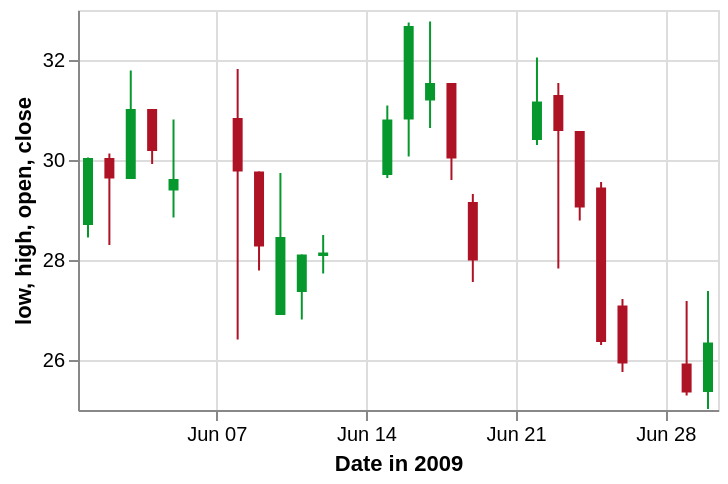

Here is the Vega-Lite specification saved for this chart:
### Vega specification from a JSON file in a GitHub repository (floating-point values rounded to 4 significant figures)
{"$schema": "https://vega.github.io/schema/vega/v5.json", "description": "A candlestick chart inspired by an example in Protovis (http://mbostock.github.io/protovis/ex/candlestick.html)", "autosize": "pad", "padding": 5, "width": 320, "height": 200, "style": "cell", "data": [{"name": "source_0", "values": [{"date": "2009-06-01", "open": 28.7, "high": 30.05, "low": 28.45, "close": 30.04, "signal": "short", "ret": -4.894}, {"date": "2009-06-02", "open": 30.04, "high": 30.13, "low": 28.3, "close": 29.63, "signal": "short", "ret": -0.3226}, {"date": "2009-06-03", "open": 29.62, "high": 31.79, "low": 29.62, "close": 31.02, "signal": "short", "ret": 3.687}, {"date": "2009-06-04", "open": 31.02, "high": 31.02, "low": 29.92, "close": 30.18, "signal": "short", "ret": 4.51}, {"date": "2009-06-05", "open": 29.39, "high": 30.81, "low": 28.85, "close": 29.62, "signal": "short", "ret": 6.084}, {"date": "2009-06-08", "open": 30.84, "high": 31.82, "low": 26.41, "close": 29.77, "signal": "short", "ret": 1.254}, {"date": "2009-06-09", "open": 29.77, "high": 29.77, "low": 27.79, "close": 28.27, "signal": "short", "ret": -5.024}, {"date": "2009-06-10", "open": 26.9, "high": 29.74, "low": 26.9, "close": 28.46, "signal": "short", "ret": -5.466}, {"date": "2009-06-11", "open": 27.36, "high": 28.11, "low": 26.81, "close": 28.11, "signal": "short", "ret": -8.374}, {"date": "2009-06-12", "open": 28.08, "high": 28.5, "low": 27.73, "close": 28.15, "signal": "short", "ret": -5.528}, {"date": "2009-06-15", "open": 29.7, "high": 31.09, "low": 29.64, "close": 30.81, "signal": "long", "ret": 3.492}, {"date": "2009-06-16", "open": 30.81, "high": 32.75, "low": 30.07, "close": 32.68, "signal": "short", "ret": 0.155}, {"date": "2009-06-17", "open": 31.19, "high": 32.77, "low": 30.64, "close": 31.54, "signal": "short", "ret": 5.828}, {"date": "2009-06-18", "open": 31.54, "high": 31.54, "low": 29.6, "close": 30.03, "signal": "short", "ret": 8.176}, {"date": "2009-06-19", "open": 29.16, "high": 29.32, "low": 27.56, "close": 27.99, "signal": "short", "ret": 8.599}, {"date": "2009-06-22", "open": 30.4, "high": 32.05, "low": 30.3, "close": 31.17, "signal": "short", "ret": 15.49}, {"date": "2009-06-23", "open": 31.3, "high": 31.54, "low": 27.83, "close": 30.58, "signal": "short", "ret": 11.74}, {"date": "2009-06-24", "open": 30.58, "high": 30.58, "low": 28.79, "close": 29.05, "signal": "long", "ret": -10.42}, {"date": "2009-06-25", "open": 29.45, "high": 29.56, "low": 26.3, "close": 26.36, "signal": "long", "ret": 0}, {"date": "2009-06-26", "open": 27.09, "high": 27.22, "low": 25.76, "close": 25.93, "signal": "long", "ret": 0}, {"date": "2009-06-29", "open": 25.93, "high": 27.18, "low": 25.29, "close": 25.35, "signal": "long", "ret": 5.263}, {"date": "2009-06-30", "open": 25.36, "high": 27.38, "low": 25.02, "close": 26.35, "signal": "long", "ret": 6.738}]}, {"name": "data_0", "source": "source_0", "transform": [{"type": "formula", "expr": "timeParse(datum[\"date\"],'%Y-%m-%d')", "as": "date"}]}, {"name": "data_1", "source": "data_0", "transform": [{"type": "filter", "expr": "datum[\"date\"] !== null && !isNaN(datum[\"date\"]) && datum[\"low\"] !== null && !isNaN(datum[\"low\"])"}]}, {"name": "data_2", "source": "data_0", "transform": [{"type": "filter", "expr": "datum[\"date\"] !== null && !isNaN(datum[\"date\"]) && datum[\"open\"] !== null && !isNaN(datum[\"open\"])"}]}], "marks": [{"name": "layer_0_marks", "type": "rule", "style": ["rule"], "from": {"data": "data_1"}, "encode": {"update": {"stroke": [{"test": "datum.open < datum.close", "value": "#06982d"}, {"value": "#ae1325"}], "x": {"scale": "x", "field": "date"}, "y": [{"test": "datum[\"low\"] === null || isNaN(datum[\"low\"])", "field": {"group": "height"}}, {"scale": "y", "field": "low"}], "y2": [{"test": "datum[\"high\"] === null || isNaN(datum[\"high\"])", "field": {"group": "height"}}, {"scale": "y", "field": "high"}]}}}, {"name": "layer_1_marks", "type": "rect", "style": ["bar"], "from": {"data": "data_2"}, "encode": {"update": {"fill": [{"test": "datum.open < datum.close", "value": "#06982d"}, {"value": "#ae1325"}], "xc": {"scale": "x", "field": "date"}, "width": {"value": 5}, "y": [{"test": "datum[\"open\"] === null || isNaN(datum[\"open\"])", "field": {"group": "height"}}, {"scale": "y", "field": "open"}], "y2": [{"test": "datum[\"close\"] === null || isNaN(datum[\"close\"])", "field": {"group": "height"}}, {"scale": "y", "field": "close"}]}}}], "scales": [{"name": "x", "type": "time", "domain": {"fields": [{"data": "data_1", "field": "date"}, {"data": "data_2", "field": "date"}]}, "range": [0, {"signal": "width"}], "padding": 5}, {"name": "y", "type": "linear", "domain": {"fields": [{"data": "data_1", "field": "low"}, {"data": "data_1", "field": "high"}, {"data": "data_2", "field": "open"}, {"data": "data_2", "field": "close"}]}, "range": [{"signal": "height"}, 0], "zero": false, "nice": true}], "axes": [{"scale": "x", "orient": "bottom", "gridScale": "y", "grid": true, "tickCount": {"signal": "ceil(width/40)"}, "domain": false, "labels": false, "maxExtent": 0, "minExtent": 0, "ticks": false, "zindex": 0}, {"scale": "y", "orient": "left", "gridScale": "x", "grid": true, "tickCount": {"signal": "ceil(height/40)"}, "domain": false, "labels": false, "maxExtent": 0, "minExtent": 0, "ticks": false, "zindex": 0}, {"scale": "x", "orient": "bottom", "grid": false, "title": "Date in 2009", "labelFlush": true, "labelOverlap": true, "tickCount": {"signal": "ceil(width/40)"}, "zindex": 0}, {"scale": "y", "orient": "left", "grid": false, "title": "low, high, open, close", "labelOverlap": true, "tickCount": {"signal": "ceil(height/40)"}, "zindex": 0}]}
